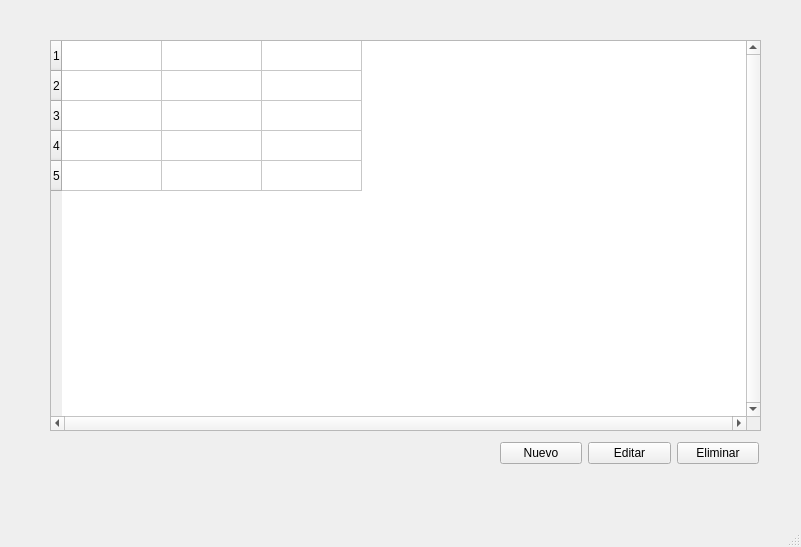
<?xml version="1.0" encoding="UTF-8"?>
<ui version="4.0">
 <class>blocks_page</class>
 <widget class="QMainWindow" name="blocks_page">
  <property name="geometry">
   <rect>
    <x>0</x>
    <y>0</y>
    <width>801</width>
    <height>547</height>
   </rect>
  </property>
  <property name="windowTitle">
   <string>MainWindow</string>
  </property>
  <widget class="QWidget" name="centralwidget_blocks">
   <widget class="QTableWidget" name="visor_block">
    <property name="geometry">
     <rect>
      <x>50</x>
      <y>40</y>
      <width>711</width>
      <height>391</height>
     </rect>
    </property>
    <property name="verticalScrollBarPolicy">
     <enum>Qt::ScrollBarAlwaysOn</enum>
    </property>
    <property name="horizontalScrollBarPolicy">
     <enum>Qt::ScrollBarAlwaysOn</enum>
    </property>
    <property name="sizeAdjustPolicy">
     <enum>QAbstractScrollArea::AdjustIgnored</enum>
    </property>
    <property name="showGrid">
     <bool>true</bool>
    </property>
    <property name="gridStyle">
     <enum>Qt::SolidLine</enum>
    </property>
    <property name="sortingEnabled">
     <bool>false</bool>
    </property>
    <property name="wordWrap">
     <bool>true</bool>
    </property>
    <property name="cornerButtonEnabled">
     <bool>false</bool>
    </property>
    <property name="rowCount">
     <number>5</number>
    </property>
    <property name="columnCount">
     <number>3</number>
    </property>
    <attribute name="horizontalHeaderVisible">
     <bool>false</bool>
    </attribute>
    <attribute name="horizontalHeaderCascadingSectionResizes">
     <bool>false</bool>
    </attribute>
    <attribute name="horizontalHeaderHighlightSections">
     <bool>true</bool>
    </attribute>
    <row/>
    <row/>
    <row/>
    <row/>
    <row/>
    <column/>
    <column/>
    <column/>
   </widget>
   <widget class="QWidget" name="layoutWidget">
    <property name="geometry">
     <rect>
      <x>500</x>
      <y>440</y>
      <width>259</width>
      <height>26</height>
     </rect>
    </property>
    <layout class="QHBoxLayout" name="horizontalLayout">
     <item>
      <widget class="QPushButton" name="new_block">
       <property name="text">
        <string>Nuevo</string>
       </property>
      </widget>
     </item>
     <item>
      <widget class="QPushButton" name="edit_block">
       <property name="text">
        <string>Editar</string>
       </property>
      </widget>
     </item>
     <item>
      <widget class="QPushButton" name="delete_block">
       <property name="text">
        <string>Eliminar</string>
       </property>
      </widget>
     </item>
    </layout>
   </widget>
  </widget>
  <widget class="QMenuBar" name="menubar_block">
   <property name="geometry">
    <rect>
     <x>0</x>
     <y>0</y>
     <width>801</width>
     <height>22</height>
    </rect>
   </property>
  </widget>
  <widget class="QStatusBar" name="statusbar_block"/>
 </widget>
 <resources/>
 <connections/>
</ui>
